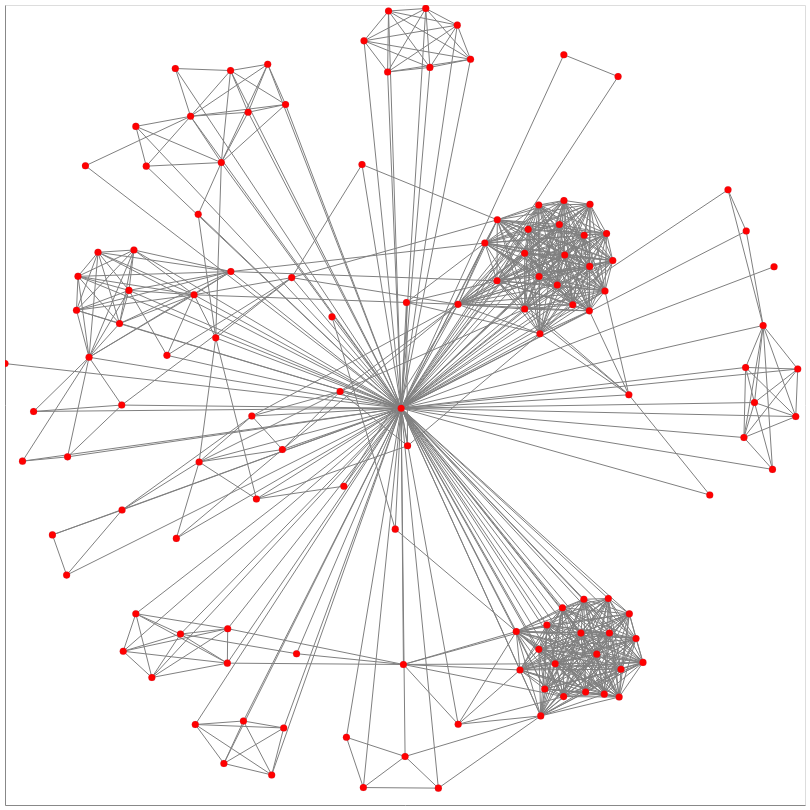

Notebook source saved alongside this figure:
### Code cell
# Fetch relationships between all co-authors
API_KEY = os.environ.get("API_KEY")

# Generate a graph from the co-authors
G = nx.Graph()

for index, row in rf.iterrows():
    G.add_node(row['orcid'], name=row['full_name'], color='green')

# Convert from and to into ORCID IDs (to map the node labels)
def force_orcid(n):
    n['from'] = n['from'].split('/')[-1]
    n['to'] = n['to'].split('/')[-1]
    return n

json = map(force_orcid, r.json()[0]['relationships']['researcher-researcher'])
ef = pd.DataFrame(json, columns=['from', 'to'])
G.add_edges_from(ef.to_numpy())

for a in rf['orcid']:
    url = f'https://f130.azure-api.net/v1/orcid/{a}?subscription-key={API_KEY}'
    r = requests.get(url)

    # print a short confirmation on completion
    print('Augment API query complete ', r.status_code)
    
    json = map(force_orcid, r.json()[0]['relationships']['researcher-researcher'])
    ef = pd.DataFrame(json, columns=['from', 'to'])
    ef = ef[ef['to'].isin(rf['orcid'].to_list())]
    G.add_edges_from(ef.to_numpy())
    
# Compute positions for viz.
pos = nx.spring_layout(G)

options = {
    "font_size": 12,
    "node_size": 50,
    "edge_color": "gray",
    "linewidths": 0.1,
    "width": 1
}

# Show information about the graph
print(nx.info(G))
print("Network density:", nx.density(G))

# Draw the graph using Altair
viz = nxa.draw_networkx(G, pos=pos, **options).properties(width=800, height=800)

nx.write_gexf(G, "test.gexf")

# Show it as an interactive plot!
viz.interactive()

### Figure 1 — Vega-Lite specification as saved in the notebook (floating-point values rounded to 4 significant figures; data arrays with more than 128 entries replaced by an {"elided": "..."} marker saying what was removed)
{"config": {"view": {"continuousWidth": 400, "continuousHeight": 300}}, "layer": [{"data": {"name": "data-4c80da27dec42df179f5df4bb82688ec"}, "mark": {"type": "line", "color": "gray", "opacity": 1, "strokeWidth": 1}, "encoding": {"detail": {"type": "quantitative", "field": "edge"}, "x": {"type": "quantitative", "axis": {"grid": false, "labels": false, "ticks": false, "title": ""}, "field": "x"}, "y": {"type": "quantitative", "axis": {"grid": false, "labels": false, "ticks": false, "title": ""}, "field": "y"}}, "selection": {"selector002": {"type": "interval", "bind": "scales", "encodings": ["x", "y"]}}}, {"data": {"name": "data-47c1f22088c29163f4eec549b03ad999"}, "mark": {"type": "point", "fill": "red", "opacity": 1, "size": 50, "strokeWidth": 0.1}, "encoding": {"x": {"type": "quantitative", "axis": {"grid": false, "labels": false, "ticks": false}, "field": "x"}, "y": {"type": "quantitative", "axis": {"grid": false, "labels": false, "ticks": false}, "field": "y"}}}], "height": 800, "width": 800, "$schema": "https://vega.github.io/schema/vega-lite/v4.8.1.json", "datasets": {"data-4c80da27dec42df179f5df4bb82688ec": {"elided": "1544 records"}, "data-47c1f22088c29163f4eec549b03ad999": [{"x": -0.5147, "name": "Patricia Cruse", "color": "green", "y": -0.1424}, {"x": -0.3066, "name": "John Chodacki", "color": "green", "y": -0.1114}, {"x": 0.3343, "name": "Anthony Caravaggi", "color": "green", "y": 0.5}, {"x": -0.4361, "name": "Alkim Ozaygen", "color": "green", "y": 0.8361}, {"x": 0.3546, "name": "Susana Teixeira", "color": "green", "y": -0.5499}, {"x": 0.9768, "name": "Gabriel Cavalli", "color": "green", "y": -0.02891}, {"x": 0.3966, "name": "Judith Peters", "color": "green", "y": -0.729}, {"x": 0.006441, "name": "Damian Pattinson", "color": "green", "y": -0.102}, {"x": 0.4625, "name": "Julien Colomb", "color": "green", "y": 0.5018}, {"x": 0.4398, "name": "Matthew Blakeley", "color": "green", "y": -0.5703}, {"x": -0.5742, "name": "Tama Leaver", "color": "green", "y": 0.8412}, {"x": -0.1025, "name": "Masato Ikeda", "color": "green", "y": 0.9104}, {"x": -0.6901, "name": "Peter Murray-Rust", "color": "green", "y": 0.2866}, {"x": 0.1325, "name": "Daniel Mietchen", "color": "green", "y": 0.2516}, {"x": 0.8473, "name": "Hywel Morgan", "color": "green", "y": -0.0814}, {"x": 0.1638, "name": "ANDREA BASSO", "color": "green", "y": 0.8644}, {"x": -0.8814, "name": "Bruce Caron", "color": "green", "y": -0.3247}, {"x": -0.4592, "name": "Chun-Kai Huang", "color": "green", "y": 0.6061}, {"x": 0.595, "name": "William Heller", "color": "green", "y": -0.6435}, {"x": 0.5327, "name": "Anthony Parker", "color": "green", "y": 0.8211}, {"x": 0.2991, "name": "Marta Poblet", "color": "green", "y": 0.3794}, {"x": -0.003933, "name": "Victoria Garcia Sakai", "color": "green", "y": -0.6487}, {"x": 0.3806, "name": "Dasapta Erwin Irawan", "color": "green", "y": 0.2999}, {"x": -0.04119, "name": "Myung Gil Choi", "color": "green", "y": 0.9849}, {"x": -1.0, "name": "Wendy Smith", "color": "green", "y": 0.1035}, {"x": 0.0002108, "name": "Nicholas Dixon", "color": "green", "y": -0.8787}, {"x": -0.1041, "name": "Patrick Schaeffer", "color": "green", "y": -0.9564}, {"x": 0.1307, "name": "Carlos Geraldes", "color": "green", "y": 0.9497}, {"x": 0.4195, "name": "Damien Jacques", "color": "green", "y": 0.2507}, {"x": -0.2987, "name": "Chloe Brookes-Kenworthy", "color": "green", "y": 0.7513}, {"x": -0.7674, "name": "Gael Varoquaux", "color": "green", "y": 0.3817}, {"x": 0.2307, "name": "Christina Pikas", "color": "green", "y": 0.4629}, {"x": -0.4432, "name": "Karen Edler", "color": "green", "y": -0.5592}, {"x": 0.4472, "name": "Andreas Ostermann", "color": "green", "y": -0.4858}, {"x": -0.7899, "name": "Simon Coles", "color": "green", "y": 0.1193}, {"x": -0.9285, "name": "Andrew Milsted", "color": "green", "y": -0.01617}, {"x": -0.1528, "name": "Jonathan A. Eisen", "color": "green", "y": -0.203}, {"x": -0.5716, "name": "Ed Pentz", "color": "green", "y": -0.3335}, {"x": 0.9818, "name": "Nikolay Zheludev", "color": "green", "y": 0.08985}, {"x": 0.3493, "name": "Thomas Gutberlet", "color": "green", "y": -0.71}, {"x": 0.4982, "name": "Flora Meilleur", "color": "green", "y": -0.7229}, {"x": -0.4353, "name": "Arfon Smith", "color": "green", "y": 0.3336}, {"x": 0.8516, "name": "Kevin MacDonald", "color": "green", "y": 0.09388}, {"x": 0.1996, "name": "Daniel S. Katz", "color": "green", "y": 0.4049}, {"x": 0.3974, "name": "Nazeefa Fatima", "color": "green", "y": 0.5113}, {"x": -0.6328, "name": "Luke Clifton", "color": "green", "y": -0.6813}, {"x": 0.23, "name": "Kyle Niemeyer", "color": "green", "y": 0.3104}, {"x": 0.4794, "name": "Kell Mortensen", "color": "green", "y": -0.6229}, {"x": 0.5775, "name": "Marie-Claire BELLISSENT-FUNEL", "color": "green", "y": -0.5839}, {"x": -0.1464, "name": "andrew kralicek", "color": "green", "y": -0.8307}, {"x": -0.7074, "name": "Amber Budden", "color": "green", "y": -0.2625}, {"x": 0.4479, "name": "Daniel Graziotin", "color": "green", "y": 0.4244}, {"x": 0.133, "name": "Lambert van Eijck", "color": "green", "y": -0.7982}, {"x": 0.4616, "name": "Christopher Madan", "color": "green", "y": 0.3466}, {"x": -0.4528, "name": "Samuel Furse", "color": "green", "y": -0.8962}, {"x": 0.5039, "name": "Lillian Hogendoorn", "color": "green", "y": 0.4286}, {"x": 0.308, "name": "Francois Waldner", "color": "green", "y": 0.4391}, {"x": 0.8953, "name": "Peter Roach", "color": "green", "y": 0.1989}, {"x": -0.8436, "name": "Brian Matthews", "color": "green", "y": -0.1297}, {"x": 0.8075, "name": "Gerald Weber", "color": "green", "y": 0.538}, {"x": -0.02439, "name": "Valeria Arrighi", "color": "green", "y": -0.3103}, {"x": -0.7989, "name": "jason potts", "color": "green", "y": 0.5981}, {"x": 0.3935, "name": "Ralph Gilles", "color": "green", "y": -0.507}, {"x": 0.5354, "name": "Volker Urban", "color": "green", "y": -0.7301}, {"x": 0.4999, "name": "Tom Crick", "color": "green", "y": 0.2852}, {"x": 0.5609, "name": "Olaf Holderer", "color": "green", "y": -0.5222}, {"x": -0.1826, "name": "Sue Kilcoyne", "color": "green", "y": 0.2203}, {"x": -0.3432, "name": "Katie Wilson", "color": "green", "y": 0.8518}, {"x": -0.6468, "name": "Joan Leach", "color": "green", "y": 0.5971}, {"x": 0.3393, "name": "Moeava Tehei", "color": "green", "y": -0.7772}, {"x": -0.5951, "name": "Andrew Lang", "color": "green", "y": 0.1241}, {"x": -0.3829, "name": "Carly Strasser", "color": "green", "y": -0.02767}, {"x": -0.6729, "name": "Richard Frazier", "color": "green", "y": -0.5217}, {"x": -0.6729, "name": "Xiang Ren", "color": "green", "y": 0.6965}, {"x": -0.3922, "name": "Richard Hosking", "color": "green", "y": 0.7319}, {"x": 0.54, "name": "dean myles", "color": "green", "y": -0.6607}, {"x": -0.3333, "name": "Huw Williams", "color": "green", "y": -0.9248}, {"x": -0.5613, "name": "Christy Kinane", "color": "green", "y": -0.5726}, {"x": 0.05192, "name": "Roberto Arturo Rossi", "color": "green", "y": 0.9913}, {"x": 0.3373, "name": "Daniel O'Donnell", "color": "green", "y": 0.1783}, {"x": -0.04344, "name": "Sandra Elizabeth Martín", "color": "green", "y": 0.8325}, {"x": 0.9187, "name": "Rohan Ranasinghe", "color": "green", "y": -0.161}, {"x": -0.4441, "name": "Thomas Arnold", "color": "green", "y": -0.6454}, {"x": 0.3755, "name": "Kenneth Herwig", "color": "green", "y": -0.6468}, {"x": -0.9562, "name": "Catherine Jones", "color": "green", "y": -0.1403}, {"x": -0.8213, "name": "C. Titus Brown", "color": "green", "y": 0.237}, {"x": 0.06221, "name": "Fei Liu", "color": "green", "y": 0.844}, {"x": -0.5242, "name": "David Scott", "color": "green", "y": -0.7988}, {"x": 0.2875, "name": "Jacques OLLIVIER", "color": "green", "y": -0.6624}, {"x": -0.1075, "name": "Sean Ekins", "color": "green", "y": 0.6013}, {"x": 0.5083, "name": "Thomas Hauß", "color": "green", "y": -0.4837}, {"x": 0.386, "name": "Sarah Kearns", "color": "green", "y": 0.4511}, {"x": -0.009621, "name": "Cameron Neylon", "color": "green", "y": -0.007914}, {"x": 0.5596, "name": "Bianca  Kramer", "color": "green", "y": 0.02544}, {"x": -0.3032, "name": "David Barrett", "color": "green", "y": -0.8074}, {"x": -0.1622, "name": "Jennifer Lin", "color": "green", "y": 0.03378}, {"x": -0.5361, "name": "Lucy Montgomery", "color": "green", "y": 0.7218}, {"x": -0.7137, "name": "Kenneth Millman", "color": "green", "y": 0.2036}, {"x": -0.5273, "name": "Egon Willighagen", "color": "green", "y": 0.2755}, {"x": 0.08339, "name": "Aaron Oakley", "color": "green", "y": -0.9578}, {"x": 0.9226, "name": "Eugen Stulz", "color": "green", "y": 0.3457}, {"x": -0.8459, "name": "christopher lortie", "color": "green", "y": -0.4252}, {"x": 0.3993, "name": "Josmel Pacheco-Mendoza", "color": "green", "y": 0.3751}, {"x": 0.8737, "name": "Graham Broder", "color": "green", "y": 0.00616}, {"x": 0.7619, "name": "Clifford Tatum", "color": "green", "y": -0.225}, {"x": 0.2781, "name": "Bernhard Frick", "color": "green", "y": -0.5663}, {"x": -0.2711, "name": "Sean Langridge", "color": "green", "y": -0.6218}, {"x": 0.3345, "name": "John Ankner", "color": "green", "y": -0.6109}, {"x": -0.6776, "name": "Jan Aerts", "color": "green", "y": 0.3875}, {"x": -0.8175, "name": "Neil Saunders", "color": "green", "y": 0.3216}, {"x": -0.7082, "name": "Jeremy Frey", "color": "green", "y": -0.0001627}, {"x": -0.2832, "name": "Antony Williams", "color": "green", "y": 0.3185}, {"x": 0.00364, "name": "Martin Paul Eve", "color": "green", "y": 0.2564}, {"x": 0.3352, "name": "Lisa Matthias", "color": "green", "y": 0.3214}, {"x": 0.5112, "name": "Leighton Coates", "color": "green", "y": -0.57}, {"x": -0.4039, "name": "David Gray", "color": "green", "y": -0.79}, {"x": 0.4516, "name": "Paul Langan", "color": "green", "y": -0.7176}, {"x": -0.517, "name": "Friso Selten", "color": "green", "y": 0.4766}, {"x": -0.3715, "name": "Catriona MacCallum", "color": "green", "y": -0.2348}, {"x": 0.2992, "name": "Tony Ross-Hellauer", "color": "green", "y": 0.2398}, {"x": 0.3971, "name": "Ian Clark", "color": "green", "y": 0.8757}, {"x": -0.7044, "name": "Rebecca Green", "color": "green", "y": -0.6157}, {"x": 0.5194, "name": "Yehia Elkhatib", "color": "green", "y": 0.3612}, {"x": -0.4732, "name": "Paul Groth", "color": "green", "y": 0.1678}, {"x": 0.4609, "name": "Bastian Greshake Tzovaras", "color": "green", "y": 0.2353}, {"x": 0.8531, "name": "Niall Haslam", "color": "green", "y": 0.4348}]}}
